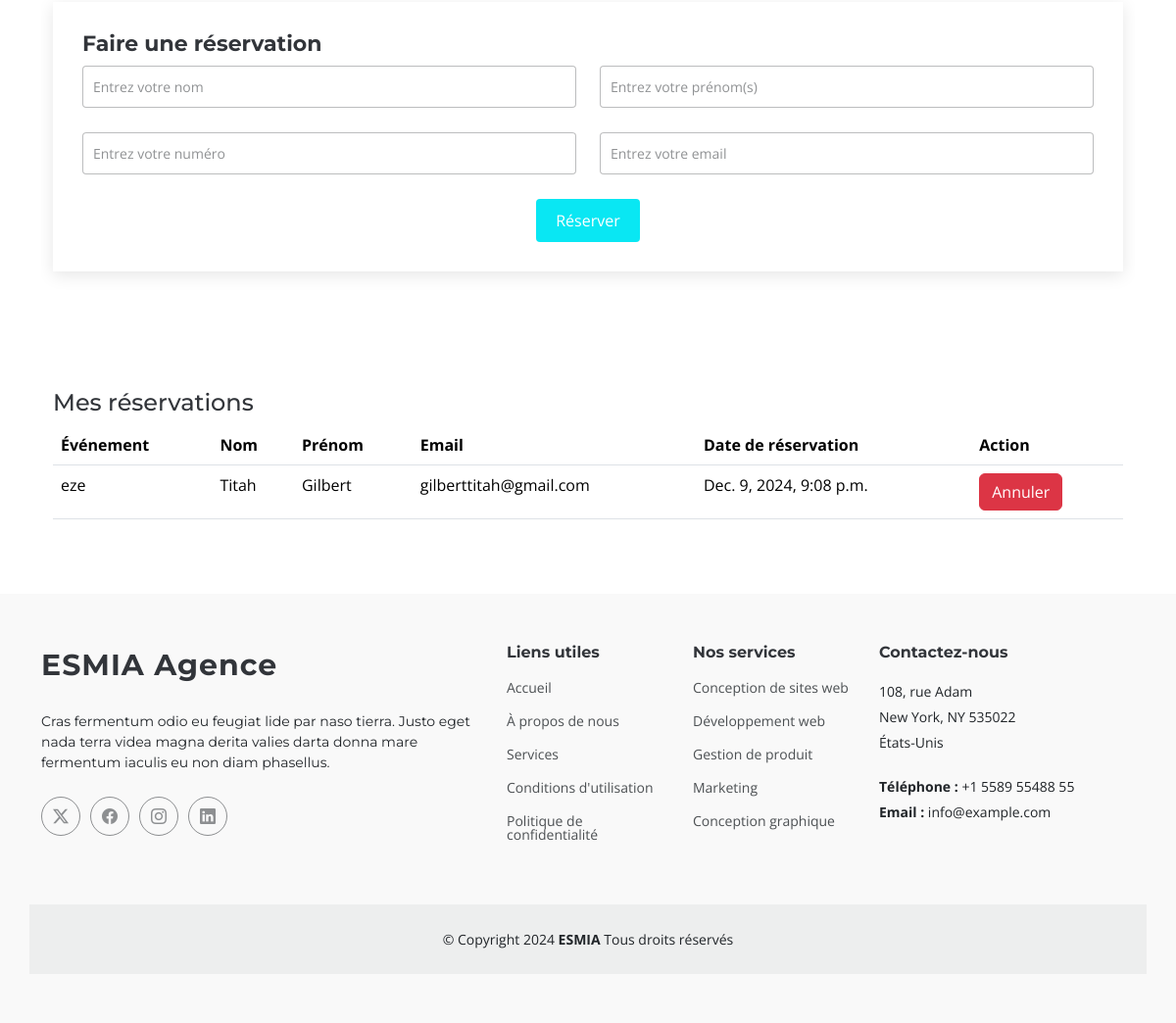
The app's page /event/4/ (signed in, lower part), older data.
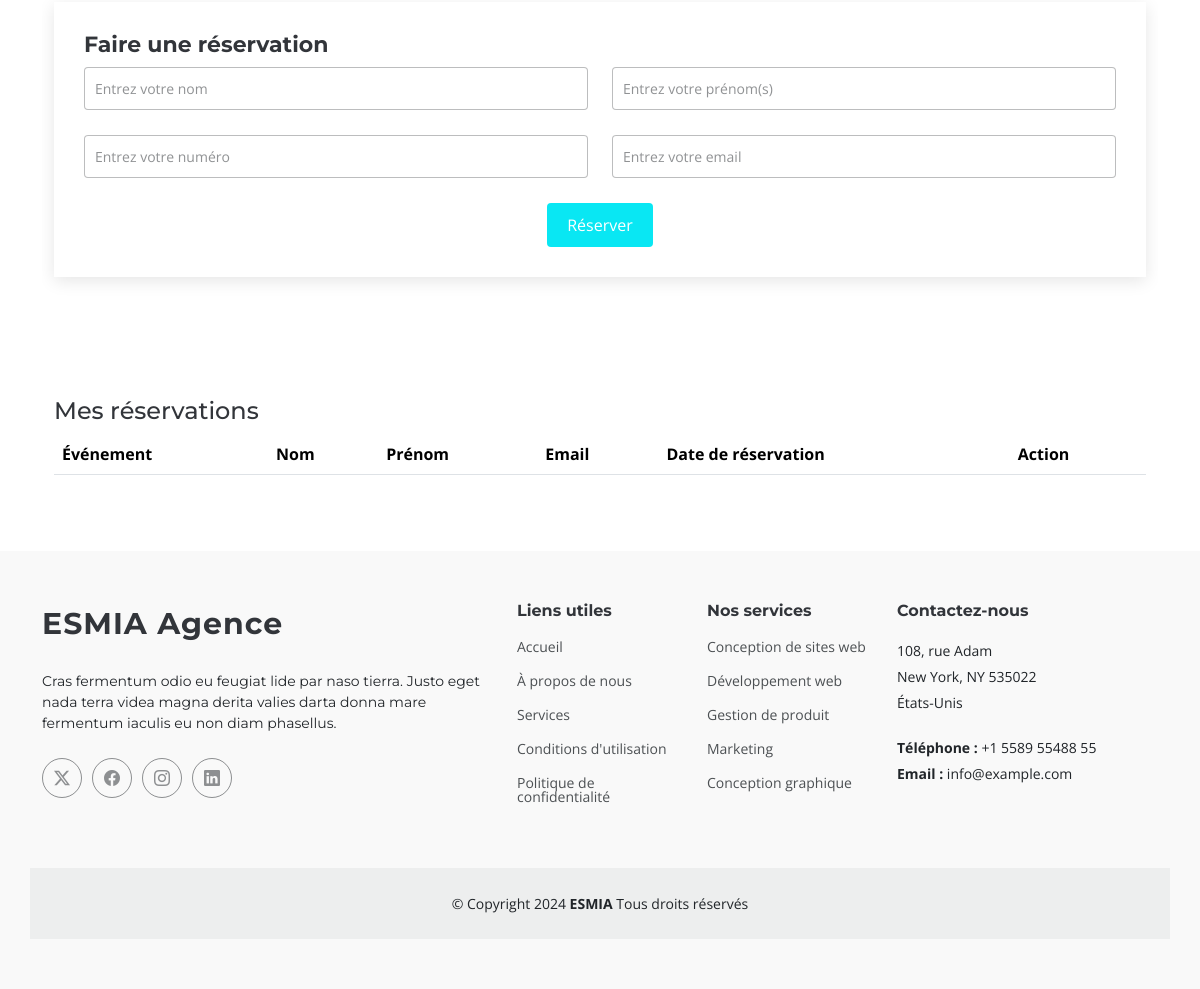
The same page, newer data.
### app/models.py (models this page shows, shortened)
class Reservation(models.Model):
    event = models.ForeignKey(Event, on_delete=models.CASCADE, related_name='reservations')
    user = models.ForeignKey(User, on_delete=models.SET_NULL, null=True, blank=True)  # Utilisateur connecté (optionnel)
    name = models.CharField(max_length=100)
    surname = models.CharField(max_length=100)
    phone_number = models.CharField(max_length=15)
    email = models.EmailField()
    reservation_date = models.DateTimeField(auto_now_add=True)

class Event(models.Model):
    user = models.ForeignKey(User, on_delete=models.CASCADE, related_name='events')
    category = models.CharField(max_length=100)
    title = models.CharField(max_length=100)
    description_court = models.TextField()
    description_longue = models.TextField()
    location = models.CharField(max_length=200)
    date = models.DateField()
    capacity = models.IntegerField()
    program = models.TextField()
    image = models.ImageField(upload_to='Evenements/')

### app/views.py (the view)
# urls.py: path('event/<int:event_id>/', event_detail, name='event_detail'),
def event_detail(request, event_id):
    event = get_object_or_404(Event, id=event_id)
    reservations = Reservation.objects.filter(user=request.user)
    return render(request, 'event_detail.html', {'event': event , 'reservations': reservations})

### app/templates/event_detail.html (shortened to what the changed rows need)
<!DOCTYPE html>
<html lang="en">
<head>
    {%load static%}
    <link rel="stylesheet" href="https://cdn.jsdelivr.net/npm/aos@2.3.4/dist/aos.css" />
    {%load static%}
    <link href="{% static 'assets/vendor/bootstrap/css/bootstrap.min.css' %}" rel="stylesheet">
    <link href="{% static 'assets/vendor/bootstrap-icons/bootstrap-icons.css' %}" rel="stylesheet">
    <link href="{% static 'assets/vendor/aos/aos.css' %}" rel="stylesheet">
    <link href="{% static 'assets/vendor/glightbox/css/glightbox.min.css' %}" rel="stylesheet">
    <link href="{% static 'assets/vendor/swiper/swiper-bundle.min.css' %}" rel="stylesheet">
    <link rel="stylesheet" href="{% static 'assets/css/main.css' %}">
</head>
<body class="index-page">
    <main class="blog-details-page">
        <div class="container">
            <div class="row">
                <div class="col-lg-12">
                        {%load static%}
                <section id="my-reservations" class="section">
                    <div class="container">
                        <table class="table">
                            <thead>
                                <tr>
                                    <th>Événement</th>
                                    <th>Nom</th>
                                    <th>Prénom</th>
                                    <th>Email</th>
                                    <th>Date de réservation</th>
                                    <th>Action</th>
                                </tr>
                            </thead>
                            <tbody>
                                {% for reservation in reservations %}
                                <tr>
                                    <td>{{ reservation.event.title }}</td>
                                    <td>{{ reservation.name }}</td>
                                    <td>{{ reservation.surname }}</td>
                                    <td>{{ reservation.email }}</td>
                                    <td>{{ reservation.reservation_date }}</td>
                                    <td>
                                        <form method="POST" action="{% url 'cancel_reservation' reservation.id %}">
                                            <button type="submit" class="btn btn-danger">Annuler</button>
                                        </form>
                                    </td>
                                </tr>
                                {% endfor %}
                            </tbody>
                        </table>
                    </div>
                </section>
                </div>
            </div>
        </div>
    </main>
    {%load static%}
</body>
</html>

Row changes from the older to the newer data that the page shows:
removed Reservation: event "eze", name "Titah", surname "Gilbert", email "gilberttitah@gmail.com", reservation_date "Dec. 9, 2024, 9:08 p.m."
